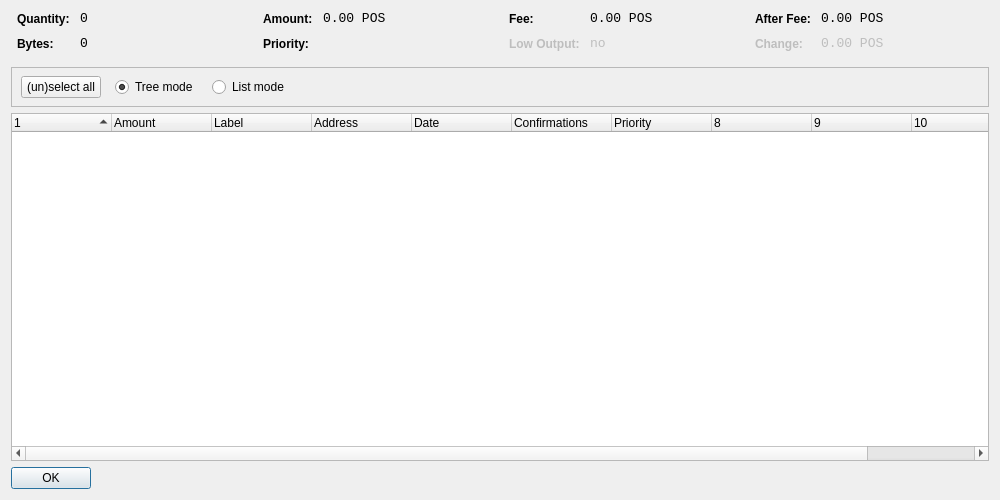
<?xml version="1.0" encoding="UTF-8"?>
<ui version="4.0">
 <class>CoinControlDialog</class>
 <widget class="QDialog" name="CoinControlDialog">
  <property name="geometry">
   <rect>
    <x>0</x>
    <y>0</y>
    <width>1000</width>
    <height>500</height>
   </rect>
  </property>
  <property name="windowTitle">
   <string>Coin Control</string>
  </property>
  <layout class="QVBoxLayout" name="verticalLayout">
   <item>
    <layout class="QHBoxLayout" name="horizontalLayoutTop" stretch="0,0,0,0">
     <property name="topMargin">
      <number>0</number>
     </property>
     <property name="bottomMargin">
      <number>10</number>
     </property>
     <item>
      <layout class="QFormLayout" name="formLayoutCoinControl1">
       <property name="horizontalSpacing">
        <number>10</number>
       </property>
       <property name="verticalSpacing">
        <number>10</number>
       </property>
       <property name="leftMargin">
        <number>6</number>
       </property>
       <property name="rightMargin">
        <number>6</number>
       </property>
       <item row="0" column="0">
        <widget class="QLabel" name="labelCoinControlQuantityText">
         <property name="styleSheet">
          <string notr="true">font-weight:bold;</string>
         </property>
         <property name="text">
          <string>Quantity:</string>
         </property>
        </widget>
       </item>
       <item row="0" column="1">
        <widget class="QLabel" name="labelCoinControlQuantity">
         <property name="font">
          <font>
           <family>Monospace</family>
           <pointsize>10</pointsize>
          </font>
         </property>
         <property name="cursor">
          <cursorShape>IBeamCursor</cursorShape>
         </property>
         <property name="contextMenuPolicy">
          <enum>Qt::ActionsContextMenu</enum>
         </property>
         <property name="text">
          <string notr="true">0</string>
         </property>
         <property name="textInteractionFlags">
          <set>Qt::LinksAccessibleByMouse|Qt::TextSelectableByKeyboard|Qt::TextSelectableByMouse</set>
         </property>
        </widget>
       </item>
       <item row="1" column="0">
        <widget class="QLabel" name="labelCoinControlBytesText">
         <property name="styleSheet">
          <string notr="true">font-weight:bold;</string>
         </property>
         <property name="text">
          <string>Bytes:</string>
         </property>
        </widget>
       </item>
       <item row="1" column="1">
        <widget class="QLabel" name="labelCoinControlBytes">
         <property name="font">
          <font>
           <family>Monospace</family>
           <pointsize>10</pointsize>
          </font>
         </property>
         <property name="cursor">
          <cursorShape>IBeamCursor</cursorShape>
         </property>
         <property name="contextMenuPolicy">
          <enum>Qt::ActionsContextMenu</enum>
         </property>
         <property name="text">
          <string notr="true">0</string>
         </property>
         <property name="textInteractionFlags">
          <set>Qt::LinksAccessibleByMouse|Qt::TextSelectableByKeyboard|Qt::TextSelectableByMouse</set>
         </property>
        </widget>
       </item>
      </layout>
     </item>
     <item>
      <layout class="QFormLayout" name="formLayoutCoinControl2">
       <property name="horizontalSpacing">
        <number>10</number>
       </property>
       <property name="verticalSpacing">
        <number>10</number>
       </property>
       <property name="leftMargin">
        <number>6</number>
       </property>
       <property name="rightMargin">
        <number>6</number>
       </property>
       <item row="0" column="0">
        <widget class="QLabel" name="labelCoinControlAmountText">
         <property name="styleSheet">
          <string notr="true">font-weight:bold;</string>
         </property>
         <property name="text">
          <string>Amount:</string>
         </property>
        </widget>
       </item>
       <item row="0" column="1">
        <widget class="QLabel" name="labelCoinControlAmount">
         <property name="font">
          <font>
           <family>Monospace</family>
           <pointsize>10</pointsize>
          </font>
         </property>
         <property name="cursor">
          <cursorShape>IBeamCursor</cursorShape>
         </property>
         <property name="contextMenuPolicy">
          <enum>Qt::ActionsContextMenu</enum>
         </property>
         <property name="text">
          <string notr="true">0.00 POS</string>
         </property>
         <property name="textInteractionFlags">
          <set>Qt::LinksAccessibleByMouse|Qt::TextSelectableByKeyboard|Qt::TextSelectableByMouse</set>
         </property>
        </widget>
       </item>
       <item row="1" column="0">
        <widget class="QLabel" name="labelCoinControlPriorityText">
         <property name="styleSheet">
          <string notr="true">font-weight:bold;</string>
         </property>
         <property name="text">
          <string>Priority:</string>
         </property>
        </widget>
       </item>
       <item row="1" column="1">
        <widget class="QLabel" name="labelCoinControlPriority">
         <property name="font">
          <font>
           <family>Monospace</family>
           <pointsize>10</pointsize>
          </font>
         </property>
         <property name="cursor">
          <cursorShape>IBeamCursor</cursorShape>
         </property>
         <property name="contextMenuPolicy">
          <enum>Qt::ActionsContextMenu</enum>
         </property>
         <property name="text">
          <string/>
         </property>
         <property name="textInteractionFlags">
          <set>Qt::LinksAccessibleByMouse|Qt::TextSelectableByKeyboard|Qt::TextSelectableByMouse</set>
         </property>
        </widget>
       </item>
      </layout>
     </item>
     <item>
      <layout class="QFormLayout" name="formLayoutCoinControl3">
       <property name="horizontalSpacing">
        <number>10</number>
       </property>
       <property name="verticalSpacing">
        <number>10</number>
       </property>
       <property name="leftMargin">
        <number>6</number>
       </property>
       <property name="rightMargin">
        <number>6</number>
       </property>
       <item row="0" column="0">
        <widget class="QLabel" name="labelCoinControlFeeText">
         <property name="styleSheet">
          <string notr="true">font-weight:bold;</string>
         </property>
         <property name="text">
          <string>Fee:</string>
         </property>
        </widget>
       </item>
       <item row="0" column="1">
        <widget class="QLabel" name="labelCoinControlFee">
         <property name="font">
          <font>
           <family>Monospace</family>
           <pointsize>10</pointsize>
          </font>
         </property>
         <property name="cursor">
          <cursorShape>IBeamCursor</cursorShape>
         </property>
         <property name="contextMenuPolicy">
          <enum>Qt::ActionsContextMenu</enum>
         </property>
         <property name="text">
          <string notr="true">0.00 POS</string>
         </property>
         <property name="textInteractionFlags">
          <set>Qt::LinksAccessibleByMouse|Qt::TextSelectableByKeyboard|Qt::TextSelectableByMouse</set>
         </property>
        </widget>
       </item>
       <item row="1" column="0">
        <widget class="QLabel" name="labelCoinControlLowOutputText">
         <property name="enabled">
          <bool>false</bool>
         </property>
         <property name="styleSheet">
          <string notr="true">font-weight:bold;</string>
         </property>
         <property name="text">
          <string>Low Output:</string>
         </property>
        </widget>
       </item>
       <item row="1" column="1">
        <widget class="QLabel" name="labelCoinControlLowOutput">
         <property name="enabled">
          <bool>false</bool>
         </property>
         <property name="font">
          <font>
           <family>Monospace</family>
           <pointsize>10</pointsize>
          </font>
         </property>
         <property name="cursor">
          <cursorShape>IBeamCursor</cursorShape>
         </property>
         <property name="contextMenuPolicy">
          <enum>Qt::ActionsContextMenu</enum>
         </property>
         <property name="text">
          <string notr="true">no</string>
         </property>
         <property name="textInteractionFlags">
          <set>Qt::LinksAccessibleByMouse|Qt::TextSelectableByKeyboard|Qt::TextSelectableByMouse</set>
         </property>
        </widget>
       </item>
      </layout>
     </item>
     <item>
      <layout class="QFormLayout" name="formLayoutCoinControl4">
       <property name="horizontalSpacing">
        <number>10</number>
       </property>
       <property name="verticalSpacing">
        <number>10</number>
       </property>
       <property name="leftMargin">
        <number>6</number>
       </property>
       <property name="rightMargin">
        <number>6</number>
       </property>
       <item row="0" column="0">
        <widget class="QLabel" name="labelCoinControlAfterFeeText">
         <property name="styleSheet">
          <string notr="true">font-weight:bold;</string>
         </property>
         <property name="text">
          <string>After Fee:</string>
         </property>
        </widget>
       </item>
       <item row="0" column="1">
        <widget class="QLabel" name="labelCoinControlAfterFee">
         <property name="font">
          <font>
           <family>Monospace</family>
           <pointsize>10</pointsize>
          </font>
         </property>
         <property name="cursor">
          <cursorShape>IBeamCursor</cursorShape>
         </property>
         <property name="contextMenuPolicy">
          <enum>Qt::ActionsContextMenu</enum>
         </property>
         <property name="text">
          <string notr="true">0.00 POS</string>
         </property>
         <property name="textInteractionFlags">
          <set>Qt::LinksAccessibleByMouse|Qt::TextSelectableByKeyboard|Qt::TextSelectableByMouse</set>
         </property>
        </widget>
       </item>
       <item row="1" column="0">
        <widget class="QLabel" name="labelCoinControlChangeText">
         <property name="enabled">
          <bool>false</bool>
         </property>
         <property name="styleSheet">
          <string notr="true">font-weight:bold;</string>
         </property>
         <property name="text">
          <string>Change:</string>
         </property>
        </widget>
       </item>
       <item row="1" column="1">
        <widget class="QLabel" name="labelCoinControlChange">
         <property name="enabled">
          <bool>false</bool>
         </property>
         <property name="font">
          <font>
           <family>Monospace</family>
           <pointsize>10</pointsize>
          </font>
         </property>
         <property name="cursor">
          <cursorShape>IBeamCursor</cursorShape>
         </property>
         <property name="contextMenuPolicy">
          <enum>Qt::ActionsContextMenu</enum>
         </property>
         <property name="text">
          <string notr="true">0.00 POS</string>
         </property>
         <property name="textInteractionFlags">
          <set>Qt::LinksAccessibleByMouse|Qt::TextSelectableByKeyboard|Qt::TextSelectableByMouse</set>
         </property>
        </widget>
       </item>
      </layout>
     </item>
    </layout>
   </item>
   <item>
    <widget class="QFrame" name="frame">
     <property name="minimumSize">
      <size>
       <width>0</width>
       <height>40</height>
      </size>
     </property>
     <property name="frameShape">
      <enum>QFrame::StyledPanel</enum>
     </property>
     <property name="frameShadow">
      <enum>QFrame::Sunken</enum>
     </property>
     <widget class="QWidget" name="horizontalLayoutWidget">
      <property name="geometry">
       <rect>
        <x>10</x>
        <y>0</y>
        <width>781</width>
        <height>41</height>
       </rect>
      </property>
      <layout class="QHBoxLayout" name="horizontalLayoutPanel" stretch="0,0,0,0,0">
       <property name="spacing">
        <number>14</number>
       </property>
       <item>
        <widget class="QPushButton" name="pushButtonSelectAll">
         <property name="sizePolicy">
          <sizepolicy hsizetype="Maximum" vsizetype="Fixed">
           <horstretch>0</horstretch>
           <verstretch>0</verstretch>
          </sizepolicy>
         </property>
         <property name="text">
          <string>(un)select all</string>
         </property>
        </widget>
       </item>
       <item>
        <widget class="QRadioButton" name="radioTreeMode">
         <property name="sizePolicy">
          <sizepolicy hsizetype="Maximum" vsizetype="Fixed">
           <horstretch>0</horstretch>
           <verstretch>0</verstretch>
          </sizepolicy>
         </property>
         <property name="text">
          <string>Tree mode</string>
         </property>
         <property name="checked">
          <bool>true</bool>
         </property>
        </widget>
       </item>
       <item>
        <widget class="QRadioButton" name="radioListMode">
         <property name="sizePolicy">
          <sizepolicy hsizetype="Maximum" vsizetype="Fixed">
           <horstretch>0</horstretch>
           <verstretch>0</verstretch>
          </sizepolicy>
         </property>
         <property name="text">
          <string>List mode</string>
         </property>
        </widget>
       </item>
       <item>
        <spacer name="horizontalSpacer">
         <property name="orientation">
          <enum>Qt::Horizontal</enum>
         </property>
         <property name="sizeHint" stdset="0">
          <size>
           <width>40</width>
           <height>20</height>
          </size>
         </property>
        </spacer>
       </item>
      </layout>
     </widget>
    </widget>
   </item>
   <item>
    <widget class="CoinControlTreeWidget" name="treeWidget">
     <property name="contextMenuPolicy">
      <enum>Qt::CustomContextMenu</enum>
     </property>
     <property name="sortingEnabled">
      <bool>false</bool>
     </property>
     <property name="columnCount">
      <number>11</number>
     </property>
     <attribute name="headerShowSortIndicator" stdset="0">
      <bool>true</bool>
     </attribute>
     <attribute name="headerStretchLastSection">
      <bool>false</bool>
     </attribute>
     <column>
      <property name="text">
       <string/>
      </property>
     </column>
     <column>
      <property name="text">
       <string>Amount</string>
      </property>
     </column>
     <column>
      <property name="text">
       <string>Label</string>
      </property>
     </column>
     <column>
      <property name="text">
       <string>Address</string>
      </property>
     </column>
     <column>
      <property name="text">
       <string>Date</string>
      </property>
     </column>
     <column>
      <property name="text">
       <string>Confirmations</string>
      </property>
      <property name="toolTip">
       <string>Confirmed</string>
      </property>
     </column>
     <column>
      <property name="text">
       <string>Priority</string>
      </property>
     </column>
     <column>
      <property name="text">
       <string/>
      </property>
     </column>
     <column>
      <property name="text">
       <string/>
      </property>
     </column>
     <column>
      <property name="text">
       <string/>
      </property>
     </column>
     <column>
      <property name="text">
       <string/>
      </property>
     </column>
    </widget>
   </item>
   <item>
    <widget class="QDialogButtonBox" name="buttonBox">
     <property name="sizePolicy">
      <sizepolicy hsizetype="Maximum" vsizetype="Fixed">
       <horstretch>0</horstretch>
       <verstretch>0</verstretch>
      </sizepolicy>
     </property>
     <property name="orientation">
      <enum>Qt::Horizontal</enum>
     </property>
     <property name="standardButtons">
      <set>QDialogButtonBox::Ok</set>
     </property>
    </widget>
   </item>
  </layout>
 </widget>
 <customwidgets>
  <customwidget>
   <class>CoinControlTreeWidget</class>
   <extends>QTreeWidget</extends>
   <header>coincontroltreewidget.h</header>
  </customwidget>
 </customwidgets>
 <resources/>
 <connections/>
</ui>
